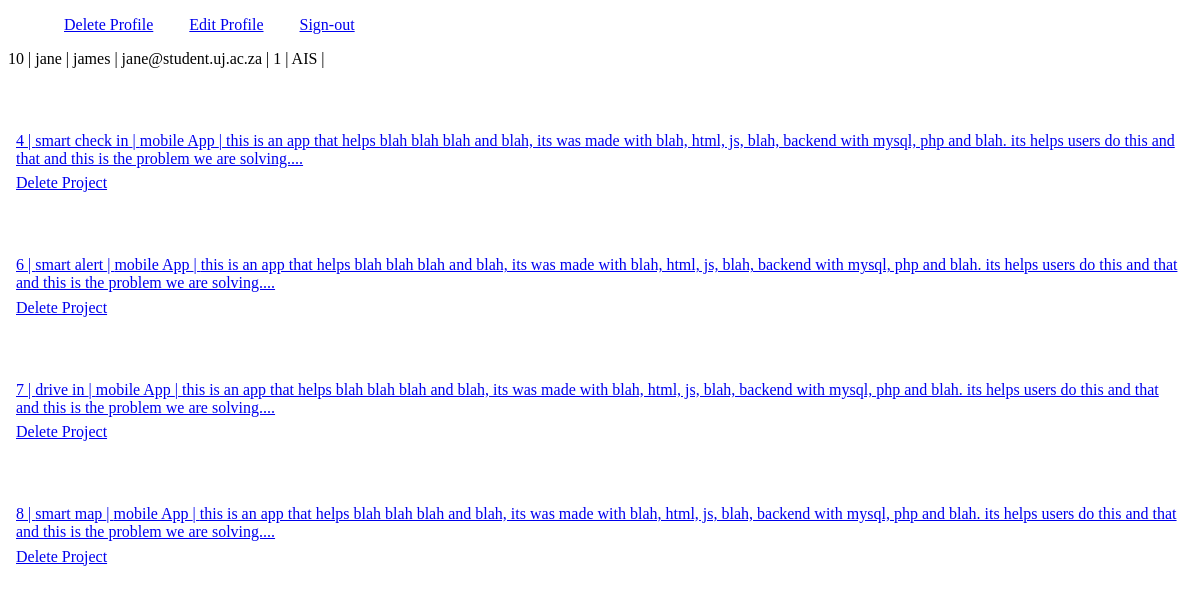
/app/profile.php (signed in), run on an earlier commit of the app's database.
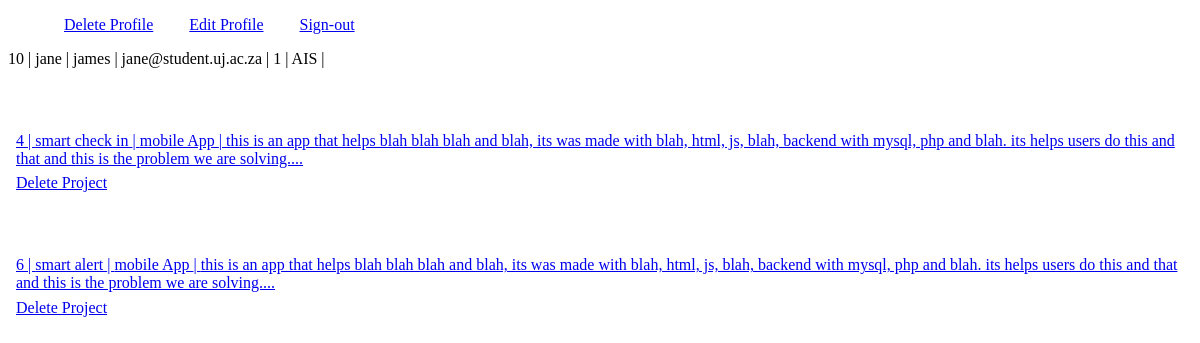
And on a later commit of the database.
### tables this page shows
CREATE TABLE `Project` (
  `id` int(6) NOT NULL,
  `student_id` int(7) NOT NULL,
  `pro_name` varchar(100) NOT NULL,
  `type` varchar(50) NOT NULL,
  `pro_desc` text NOT NULL,
  `pro_ext_link` varchar(255) DEFAULT NULL,
  `pro_reg_date` date NOT NULL DEFAULT current_timestamp()
);

### app/get_usr_pro.php (the view, shortened to what this page needs)
<?php
  include("../config/connection.php");
  if( $connObj ) {
    if( !empty( $_SESSION["student_id"] ) ) {
      $s_id = $_SESSION["student_id"];
      $query = "select * from Project where student_id = $s_id;";
      $result = mysqli_query( $connObj, $query );
      if( mysqli_num_rows( $result ) > 0 ) {
        while( $project = mysqli_fetch_assoc( $result ) ) {
          echo "<div class='pro'><a href='edit_pro.php?project_id=" . $project["id"] . "'>" . $project["id"] . " | " . $project["pro_name"] . " | " . $project["type"] . " | " . $project["pro_desc"] . "</a></div ><div ><a href='../del/delete_pro.php?project_id=". $project["id"] . "' >Delete Project</a></div>";
        }
      }
      else { echo " User contains no projects"; }
    }
    else { echo ""; }
  }
?>

### app/profile.php (shortened to what this page needs)
<!doctype html>
<html lang="en">
  <head>
    <link rel="stylesheet" href="">
  </head>
  <body>
    <header >
      <div >
        <ul >
        <li>
          <a href="../del/del_user_acc.php?student_id=<?php echo $_SESSION['student_id']; ?>" >Delete Profile</a>
        </li>
        <li>
          <a href="?student_id=<?php echo $_SESSION['student_id']; ?>" >Edit Profile</a>
        </li>
        <li>
          <a href="./log-out_student.php?student_id=<?php echo $_SESSION['student_id']; ?>" >Sign-out</a>
        </li>
        </ul>
      </div>
    </header>
    <div >
      <?php
        echo $_SESSION["student_id"] . " | ";
        echo $_SESSION["firstname"] . " | ";
        echo $_SESSION["lastname"] . " | ";
        echo $_SESSION["school_email"] . " | ";
        echo $_SESSION["current_year"] . " | ";
        echo $_SESSION["department"] . " | ";
      ?>
    </div>
    <div id="usr_pro">
      <?php
        include("./get_usr_pro.php");
      ?>
    </div>
  </body>
</html>

### app/profile.php (style rules this page uses)
li { list-style: none; display: inline; margin: .2em 1em; }
#usr_pro { margin: 3em .5em; }
.pro { margin: 4em 0em .4em; }

What changed in the data, as far as the page shows it:
removed project: id "7", pro_name "drive in", type "mobile App", pro_desc "this is an app that helps blah blah blah and blah, its was made with blah, html, js, blah, backend with mysql, php and blah. its helps users do this and that and this is the problem we are solving...."
removed project: id "8", pro_name "smart map", type "mobile App", pro_desc "this is an app that helps blah blah blah and blah, its was made with blah, html, js, blah, backend with mysql, php and blah. its helps users do this and that and this is the problem we are solving...."
